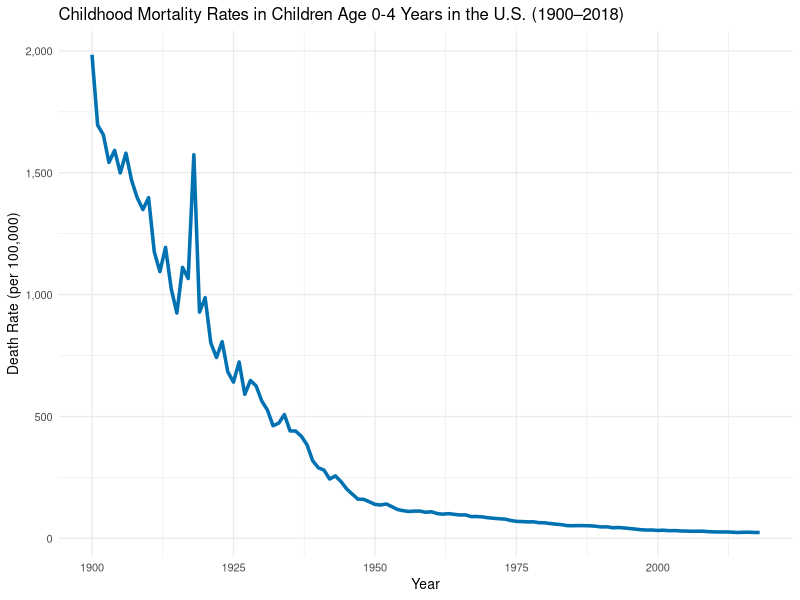
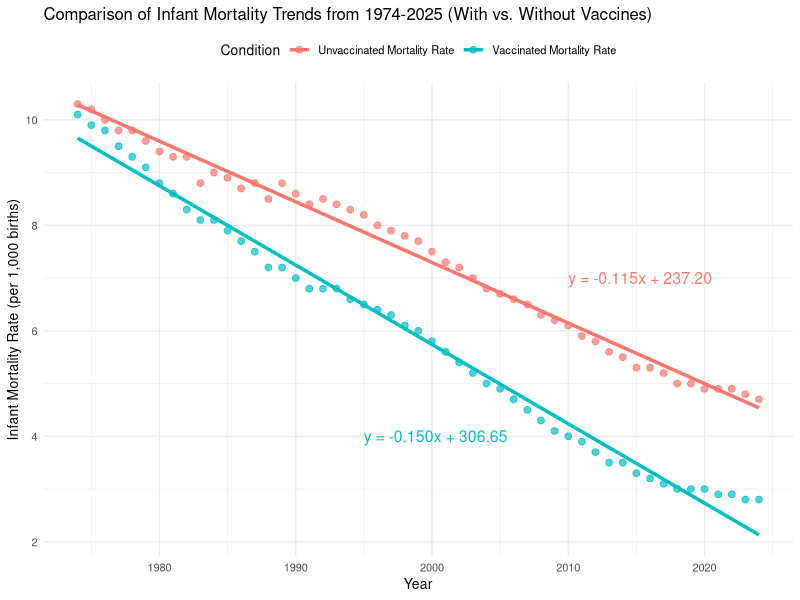

Write the R code that produced these figures, in order.
## ---- chunk 1
knitr::opts_chunk$set(echo = TRUE)
## ---- chunk 2
library(tidyverse)

# Import the dataset, skipping the title line
mortality_data <- read_csv("NCHS_-_Childhood_Mortality_Rates.csv", skip = 1)

# Clean and convert the "Death Rate" column:
# - Remove commas
# - Convert to numeric
mortality_data <- mortality_data %>%
  mutate(`Death Rate` = as.numeric(gsub(",", "", `Death Rate`)))

# Plot with a continuous y-axis

ggplot(mortality_data, aes(x = Year, y = `Death Rate`)) +
geom_line(color = "#0072B2", size = 1.2) +
theme_minimal(base_size = 10) +
scale_y_continuous(labels = scales::comma) +
labs(
title = "Childhood Mortality Rates in Children Age 0-4 Years in the U.S. (1900–2018)",
x = "Year",
y = "Death Rate (per 100,000)"
)
## ---- chunk 3
# Load required packages
library(tidyverse)
library(broom)

# Import data
data <- read_csv("Global infant mortality rate with and without vaccines(Sheet1).csv")

# Reshape data to long format
data_long <- data %>%
  pivot_longer(
    cols = c(`Vaccinated Mortality Rate`, `Unvaccinated Mortality Rate`),
    names_to = "Condition",
    values_to = "MortalityRate"
  )

# Fit separate models for each condition to get equations
model_vaccinated <- lm(MortalityRate ~ Year, 
                       data = filter(data_long, Condition == "Vaccinated Mortality Rate"))
model_unvaccinated <- lm(MortalityRate ~ Year, 
                         data = filter(data_long, Condition == "Unvaccinated Mortality Rate"))

# Extract coefficients
coef_vac <- coef(model_vaccinated)
coef_unvac <- coef(model_unvaccinated)

# Create equation labels
eq_vaccinated <- sprintf("y = %.3fx + %.2f", coef_vac[2], coef_vac[1])
eq_unvaccinated <- sprintf("y = %.3fx + %.2f", coef_unvac[2], coef_unvac[1])

# Plot with equations
ggplot(data_long, aes(x = Year, y = MortalityRate, color = Condition)) +
  geom_point(size = 2, alpha = 0.7) +
  geom_smooth(method = "lm", se = FALSE, linewidth = 1.2) +
  annotate("text", x = 2010, y = 7, 
           label = eq_unvaccinated, 
           color = "#F8766D", size = 4, hjust = 0) +
  annotate("text", x = 1995, y = 4, 
           label = eq_vaccinated, 
           color = "#00BFC4", size = 4, hjust = 0) +
  labs(
    title = "Comparison of Infant Mortality Trends from 1974-2025 (With vs. Without Vaccines)",
    x = "Year",
    y = "Infant Mortality Rate (per 1,000 births)",
    color = "Condition"
  ) +
  theme_minimal(base_size = 10) +
  theme(legend.position = "top")
## ---- chunk 4
# Load required packages
library(tidyverse)
library(broom)

# Import data
data <- read_csv("Global infant mortality rate with and without vaccines(Sheet1).csv")

# Reshape data to long format
data_long <- data %>%
  pivot_longer(
    cols = c(`Vaccinated Mortality Rate`, `Unvaccinated Mortality Rate`),
    names_to = "Condition",
    values_to = "MortalityRate"
  )

# Fit linear model with interaction term
model <- lm(MortalityRate ~ Year * Condition, data = data_long)

# Show model summary
summary(model)
